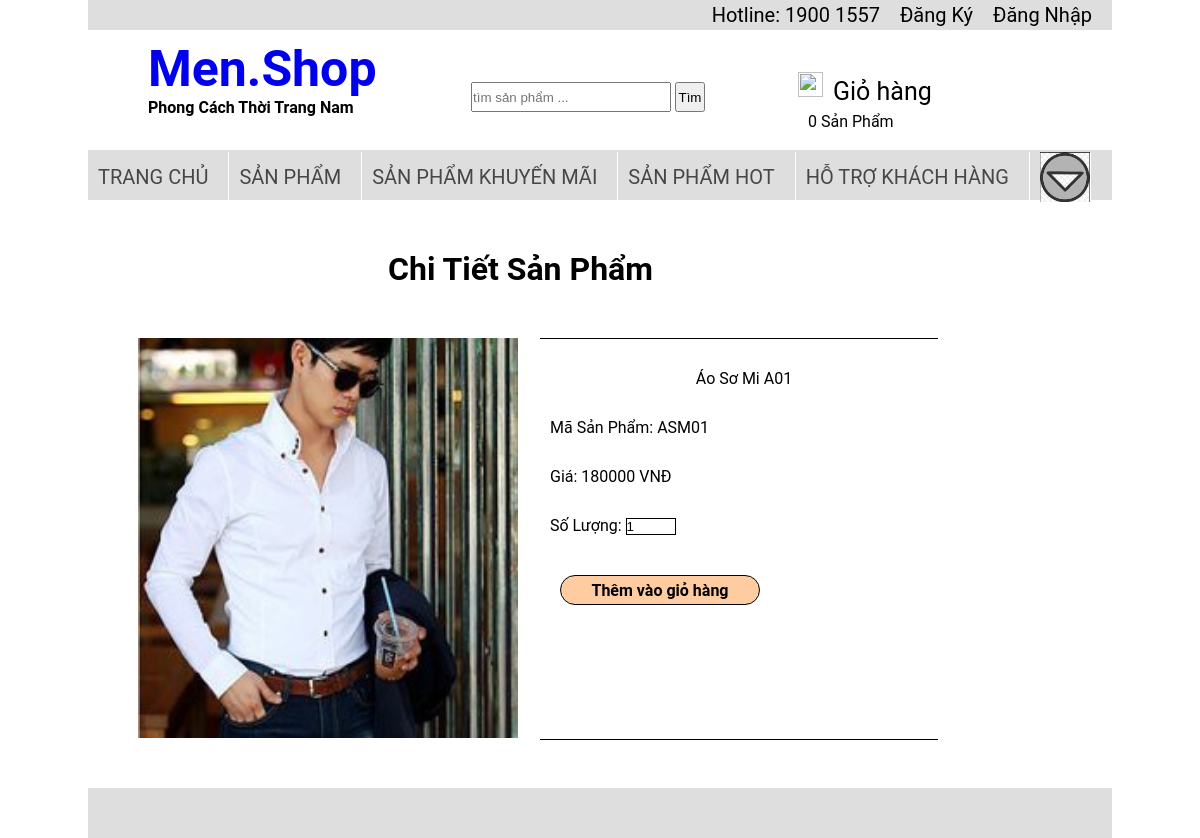
Page /menshop/ctsp.php?masp=ASM01 on the committed database.
### tables this page shows
CREATE TABLE `sanpham` (
  `masp` varchar(20) NOT NULL,
  `manhom` varchar(20) NOT NULL,
  `tensp` varchar(50) NOT NULL,
  `anhsp` varchar(50) NOT NULL,
  `gia` int(11) NOT NULL
);

### menshop/ctsp.php (the view, shortened to what this page needs)
<html>
	<head>
	   	<link rel="stylesheet" type="text/css" href="css/style.css" title="style">
	</head>
	<body>
		<div class="container">
            <?php
                include('includes/top.php');
                include('includes/header.php');
                include('includes/menu.php');
                include('includes/mysqli_connect.php');
                ?>
                <?php
                    if (isset($_POST['submit'])){
                        $masp = $_GET['masp'];
                        if (isset($_SESSION['username'])){
                            $username = $_SESSION['username'];
                            $soluong = $_POST['quantity'];
                            $q_gia = "select gia from sanpham where masp='".$masp."'";
                            $r_gia = mysqli_query($dbc, $q_gia);
                            $r = mysqli_fetch_array($r_gia, MYSQLI_ASSOC);
                            $gia = $r['gia'];
                            if(isset($_SESSION['giohang']) && is_array($_SESSION['giohang'])){
                            }
                            else{
                                 $_SESSION['giohang'] = array();
                            }
                                    $count = count($_SESSION['giohang']);
                                    $_SESSION['giohang'][$count]["id"] = $masp;
                                    $_SESSION['giohang'][$count]["soluong"] = $soluong;
                                      header("Location: index.php");
                            }else{
                                header("Location: login.php");
                        }
                    }else{
                     ?>
            <div id="content">
                <h1>Chi Tiết Sản Phẩm</h1>
                <?php
                    $masp = $_GET["masp"];
                    $sql = "select * from sanpham where masp = '".$masp."'";
                    $ctsp = mysqli_query($dbc,$sql);
                    $row1 = mysqli_fetch_array($ctsp,MYSQLI_ASSOC);
                ?>
                <div class="ctsp">
                    <div class="left">
                        <a href="#"> <img src="<?php echo $row1["anhsp"] ?>" width="380" height="400"/></a>
                    </div>
                    <div class="right">
                        <form id="" action="" method="post">
                            <p style="text-align: center;"><?php echo $row1["tensp"] ?></p>
                            <p >Mã Sản Phẩm: <?php echo $row1["masp"] ?> </a>
                            <p>Giá: <?php echo $row1["gia"] ?> VNĐ </p>
                             <div class="sl">
                                <span>Số Lượng: </span> <input type="text" name="quantity" size="2" value="1"></
                            </div>
                            <p><input style="width: 200px; height: 30px; font-size: 16px;" type="submit" id="submit" name="submit" value="Thêm vào giỏ hàng"/></p>
                        </form>
                        </div>
                    </div>
                </div>
            </div>
               <?php }
                ?>
          <?php
             include('includes/footer.php');
    		?>
	</body>
</html>

### menshop/css/style.css (style rules this page uses)
body { font-family: "Roboto","segoe ui",Helvetica,Arial,sans-serif; }
* { margin: 0; padding: 0 }
#content h1 { margin-top: 50px; margin-left: 300px; }
.container { width: 1024px; height: auto; margin: auto; }
input[type="submit"] { background: #FFCBA0; -webkit-border-radius: 28; -moz-border-radius: 28; border-radius: 28px; font-family: "Roboto","segoe ui",Helvetica,Arial,sans-serif; color: #000; font-size: 13px; font-weight: bold; padding: 5px 20px 5px 20px; text-decoration: none; margin-top: 10px; }
.ctsp { width: 800px; height: 400px; margin-top: 50px; margin-left: 50px; float: left; margin-bottom: 50px; }
.right { width: 398px; height: 400px; border-top: 1px solid; border-bottom: 1px solid; float: right; }
.right p { margin-top: 10px; padding-top: 20px; margin-left: 10px; font: bold; }
.left { width: 398px; height: 400px; float: left; }
.right div { padding-top: 20px; margin-left: 10px; margin-top: 10px; }
.right div input { width: 50px; border: 1px solid; }

### rows in the picture
sanpham: tensp "Áo Sơ Mi A01", masp "ASM01", gia "180000"
